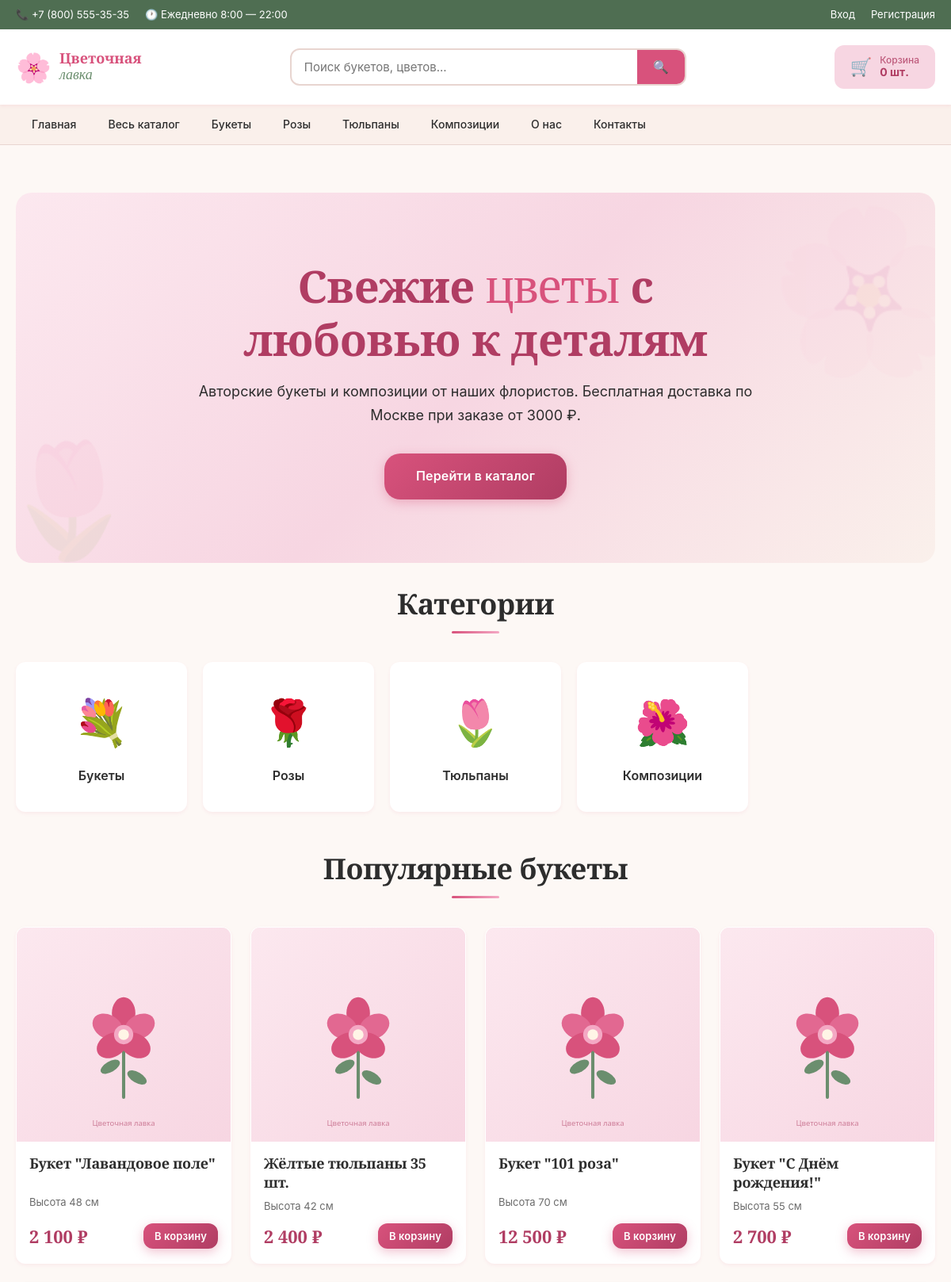
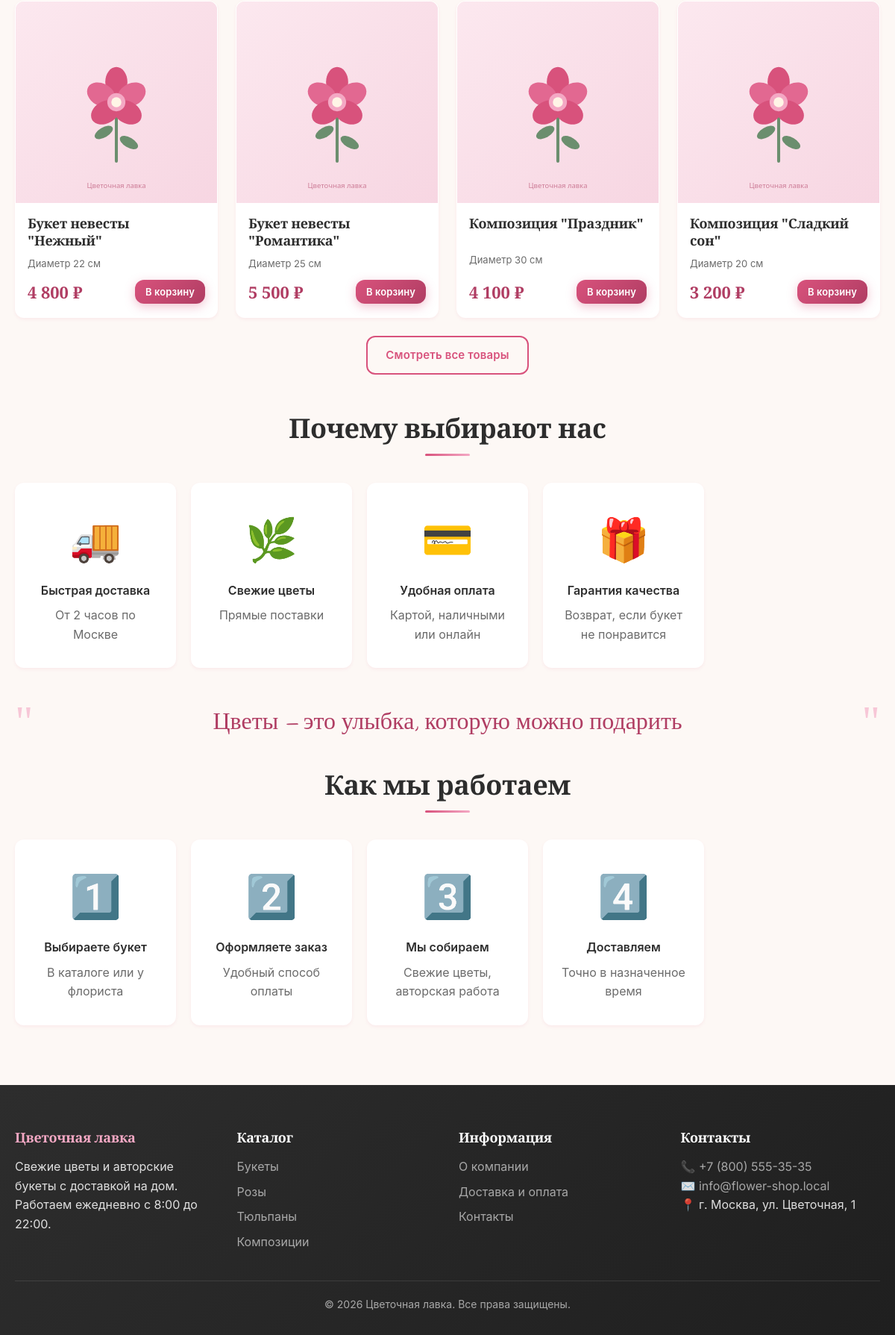
The page / on the database its author committed (2 pictures, top to bottom).
### tables this page shows
CREATE TABLE `categories` (
  `id` INT(11) NOT NULL AUTO_INCREMENT,
  `name` VARCHAR(100) NOT NULL COMMENT 'Название категории',
  `slug` VARCHAR(100) NOT NULL UNIQUE COMMENT 'URL-имя',
  `description` TEXT DEFAULT NULL COMMENT 'Описание',
  `image` VARCHAR(255) DEFAULT NULL COMMENT 'Изображение',
  `parent_id` INT(11) DEFAULT NULL COMMENT 'Родительская категория',
  PRIMARY KEY (`id`),
  KEY `idx_slug` (`slug`),
  KEY `idx_parent` (`parent_id`),
  CONSTRAINT `fk_categories_parent` FOREIGN KEY (`parent_id`) REFERENCES `categories` (`id`) ON DELETE SET NULL
);

CREATE TABLE `products` (
  `id` INT(11) NOT NULL AUTO_INCREMENT,
  `category_id` INT(11) NOT NULL,
  `name` VARCHAR(200) NOT NULL COMMENT 'Название товара',
  `description` TEXT DEFAULT NULL COMMENT 'Описание',
  `price` DECIMAL(10,2) NOT NULL DEFAULT 0.00 COMMENT 'Цена',
  `stock_quantity` INT(11) NOT NULL DEFAULT 0 COMMENT 'Остаток на складе',
  `image` VARCHAR(255) DEFAULT NULL COMMENT 'Изображение',
  `composition` TEXT DEFAULT NULL COMMENT 'Состав букета',
  `size` VARCHAR(50) DEFAULT NULL COMMENT 'Размер',
  `is_available` TINYINT(1) NOT NULL DEFAULT 1 COMMENT 'Доступен к заказу',
  `created_at` TIMESTAMP NOT NULL DEFAULT CURRENT_TIMESTAMP,
  PRIMARY KEY (`id`),
  KEY `idx_category` (`category_id`),
  KEY `idx_available` (`is_available`),
  CONSTRAINT `fk_products_category` FOREIGN KEY (`category_id`) REFERENCES `categories` (`id`) ON DELETE CASCADE
);

### includes/functions.php (called while the page is built, shortened)
<?php
function e(string $string): string
{
    return htmlspecialchars($string ?? '', ENT_QUOTES | ENT_HTML5, 'UTF-8');
}
function isLoggedIn(): bool
{
    return !empty($_SESSION['user_id']);
}
function getCart(): array
{
    return $_SESSION['cart'] ?? [];
}
function cartCount(): int
{
    $cart = getCart();
    return array_sum(array_column($cart, 'quantity'));
}
function formatPrice($price): string
{
    return number_format((float)$price, 0, '.', ' ') . ' ₽';
}
function productImage(?string $image): string
{
    $path = UPLOAD_PATH . '/' . $image;
    return '/assets/images/placeholder.svg';
}

### includes/db.php (called while the page is built, shortened)
<?php
class Database
{
    private static ?Database $instance = null;
    private PDO $pdo;
    private function __construct()
    {
        try {
            $dsn = 'mysql:host=' . DB_HOST . ';dbname=' . DB_NAME . ';charset=' . DB_CHARSET;
            $options = [
                PDO::ATTR_ERRMODE => PDO::ERRMODE_EXCEPTION,
                PDO::ATTR_DEFAULT_FETCH_MODE => PDO::FETCH_ASSOC,
                PDO::ATTR_EMULATE_PREPARES => false,
                PDO::MYSQL_ATTR_INIT_COMMAND => "SET NAMES utf8mb4 COLLATE utf8mb4_unicode_ci"
            ];
            $this->pdo = new PDO($dsn, DB_USER, DB_PASS, $options);
        } catch (PDOException $e) {
            if (DEBUG_MODE) {
                die('Ошибка подключения к БД: ' . $e->getMessage());
            } else {
                die('Ошибка подключения к базе данных. Обратитесь к администратору.');
            }
        }
    }
    public static function getInstance(): Database
    {
        if (self::$instance === null) {
            self::$instance = new self();
        }
        return self::$instance;
    }
    public function query(string $sql, array $params = []): PDOStatement
    {
        try {
            $stmt = $this->pdo->prepare($sql);
            $stmt->execute($params);
            return $stmt;
        } catch (PDOException $e) {
            if (DEBUG_MODE) {
                die('Ошибка SQL: ' . $e->getMessage() . '<br>SQL: ' . $sql);
            } else {
                die('Произошла ошибка при работе с базой данных.');
            }
        }
    }
    public function fetchAll(string $sql, array $params = []): array
    {
        return $this->query($sql, $params)->fetchAll();
    }
}
function db(): Database
{
    return Database::getInstance();
}

### index.php (the view, shortened to what this page needs)
<?php
require_once __DIR__ . '/includes/db.php';
require_once __DIR__ . '/includes/functions.php';
$categories = db()->fetchAll(
    "SELECT * FROM categories WHERE parent_id IS NULL ORDER BY id LIMIT 6"
);
$categoryIcons = [
    'bouquets' => '💐',
    'roses' => '🌹',
    'tulips' => '🌷',
    'compositions' => '🌺',
    'wedding' => '👰',
    'birthday' => '🎂'
];
$popularProducts = db()->fetchAll(
    "SELECT p.*, c.name AS category_name
     FROM products p
     LEFT JOIN categories c ON p.category_id = c.id
     WHERE p.is_available = 1
     ORDER BY p.id DESC
     LIMIT 8"
);
include __DIR__ . '/includes/header.php';
?>
<div class="container">
    <section class="hero">
        <div class="hero__content">
            <h1 class="hero__title">Свежие <i>цветы</i> с любовью к&nbsp;деталям</h1>
            <p class="hero__text">Авторские букеты и композиции от наших флористов. Бесплатная доставка по Москве при заказе от 3000 ₽.</p>
            <a href="/pages/catalog.php" class="btn btn--primary btn--large">Перейти в каталог</a>
        </div>
    </section>
    <section class="section">
        <h2 class="section__title">Категории</h2>
        <div class="categories-grid">
            <?php foreach ($categories as $cat): ?>
                <a href="/pages/catalog.php?category=<?= e($cat['slug']) ?>" class="category-card">
                    <div class="category-card__icon"><?= $categoryIcons[$cat['slug']] ?? '🌼' ?></div>
                    <div class="category-card__name"><?= e($cat['name']) ?></div>
                </a>
            <?php endforeach; ?>
        </div>
    </section>
    <section class="section">
        <h2 class="section__title">Популярные букеты</h2>
        <div class="products-grid">
            <?php foreach ($popularProducts as $product): ?>
                <article class="product-card">
                    <a href="/pages/product.php?id=<?= $product['id'] ?>" class="product-card__image">
                        <img src="<?= e(productImage($product['image'])) ?>" alt="<?= e($product['name']) ?>" loading="lazy">
                    </a>
                    <div class="product-card__body">
                        <h3 class="product-card__title">
                            <a href="/pages/product.php?id=<?= $product['id'] ?>"><?= e($product['name']) ?></a>
                        </h3>
                        <?php if ($product['size']): ?>
                            <div class="product-card__size"><?= e($product['size']) ?></div>
                        <?php endif; ?>
                        <div class="product-card__footer">
                            <div class="product-card__price"><?= formatPrice($product['price']) ?></div>
                            <form method="POST" action="/pages/cart.php" style="margin: 0;">
                                <button type="submit" class="btn btn--primary btn--small">В корзину</button>
                            </form>
                        </div>
                    </div>
                </article>
            <?php endforeach; ?>
        </div>
        <div class="text-center mt-3">
            <a href="/pages/catalog.php" class="btn btn--outline">Смотреть все товары</a>
        </div>
    </section>
    <section class="section">
        <h2 class="section__title">Почему выбирают нас</h2>
        <div class="categories-grid">
            <div class="category-card">
                <div class="category-card__icon">🚚</div>
                <div class="category-card__name">Быстрая доставка</div>
                <p class="text-muted mt-1">От 2 часов по Москве</p>
            </div>
            <div class="category-card">
                <div class="category-card__icon">🌿</div>
                <div class="category-card__name">Свежие цветы</div>
                <p class="text-muted mt-1">Прямые поставки</p>
            </div>
            <div class="category-card">
                <div class="category-card__icon">💳</div>
                <div class="category-card__name">Удобная оплата</div>
                <p class="text-muted mt-1">Картой, наличными или онлайн</p>
            </div>
            <div class="category-card">
                <div class="category-card__icon">🎁</div>
                <div class="category-card__name">Гарантия качества</div>
                <p class="text-muted mt-1">Возврат, если букет не понравится</p>
            </div>
        </div>
    </section>
    <div class="quote">
        Цветы — это улыбка, которую можно подарить
    </div>
    <section class="section">
        <h2 class="section__title">Как мы работаем</h2>
        <div class="categories-grid">
            <div class="category-card">
                <div class="category-card__icon">1️⃣</div>
                <div class="category-card__name">Выбираете букет</div>
                <p class="text-muted mt-1">В каталоге или у флориста</p>
            </div>
            <div class="category-card">
                <div class="category-card__icon">2️⃣</div>
                <div class="category-card__name">Оформляете заказ</div>
                <p class="text-muted mt-1">Удобный способ оплаты</p>
            </div>
            <div class="category-card">
                <div class="category-card__icon">3️⃣</div>
                <div class="category-card__name">Мы собираем</div>
                <p class="text-muted mt-1">Свежие цветы, авторская работа</p>
            </div>
            <div class="category-card">
                <div class="category-card__icon">4️⃣</div>
                <div class="category-card__name">Доставляем</div>
                <p class="text-muted mt-1">Точно в назначенное время</p>
            </div>
        </div>
    </section>
</div>
<?php include __DIR__ . '/includes/footer.php'; ?>

### includes/header.php (shortened to what this page needs)
<?php
$menuCategories = db()->fetchAll(
    "SELECT * FROM categories WHERE parent_id IS NULL ORDER BY id"
);
?>
<!DOCTYPE html>
<html lang="ru">
<head>
    <link rel="stylesheet" href="/assets/css/style.css">
</head>
<body>
<div class="topbar">
    <div class="container">
        <div class="topbar__left">
            <span class="topbar__item">📞 <a href="tel:<?= preg_replace('/[^+0-9]/', '', SITE_PHONE) ?>"><?= e(SITE_PHONE) ?></a></span>
            <span class="topbar__item">🕐 Ежедневно 8:00 — 22:00</span>
        </div>
        <div class="topbar__right">
            <?php if (isLoggedIn()): ?>
                <a href="/pages/account.php" class="topbar__link">Личный кабинет</a>
                <?php if (isAdmin()): ?>
                    <a href="/admin/" class="topbar__link">Админ-панель</a>
                <?php endif; ?>
                <a href="/logout.php" class="topbar__link">Выход</a>
            <?php else: ?>
                <a href="/login.php" class="topbar__link">Вход</a>
                <a href="/register.php" class="topbar__link">Регистрация</a>
            <?php endif; ?>
        </div>
    </div>
</div>
<header class="header">
    <div class="container header__inner">
        <a href="/" class="logo">
            <span class="logo__icon">🌸</span>
            <span class="logo__text">Цветочная<br><i>лавка</i></span>
        </a>
        <form action="/pages/catalog.php" method="GET" class="search">
            <input type="text" name="search" class="search__input" placeholder="Поиск букетов, цветов..." value="<?= e($_GET['search'] ?? '') ?>">
            <button type="submit" class="search__btn">🔍</button>
        </form>
        <div class="header__actions">
            <a href="/pages/cart.php" class="cart-link">
                <span class="cart-link__icon">🛒</span>
                <span class="cart-link__text">
                    <span class="cart-link__label">Корзина</span>
                    <span class="cart-link__count"><?= cartCount() ?> шт.</span>
                </span>
            </a>
        </div>
    </div>
</header>
<nav class="nav">
    <div class="container">
        <ul class="nav__list">
            <li><a href="/" class="nav__link">Главная</a></li>
            <li><a href="/pages/catalog.php" class="nav__link">Весь каталог</a></li>
            <?php foreach ($menuCategories as $cat): ?>
                <li>
                    <a href="/pages/catalog.php?category=<?= e($cat['slug']) ?>" class="nav__link">
                        <?= e($cat['name']) ?>
                    </a>
                </li>
            <?php endforeach; ?>
            <li><a href="/pages/about.php" class="nav__link">О нас</a></li>
            <li><a href="/pages/contacts.php" class="nav__link">Контакты</a></li>
        </ul>
    </div>
</nav>
<main class="main">

### includes/footer.php (shortened to what this page needs)
</main>
<footer class="footer">
    <div class="container">
        <div class="footer__grid">
            <div class="footer__col">
                <h3 class="footer__title">Цветочная лавка</h3>
                <p>Свежие цветы и авторские букеты с доставкой на дом. Работаем ежедневно с 8:00 до 22:00.</p>
            </div>
            <div class="footer__col">
                <h4 class="footer__title">Каталог</h4>
                <ul class="footer__list">
                    <li><a href="/pages/catalog.php?category=bouquets">Букеты</a></li>
                    <li><a href="/pages/catalog.php?category=roses">Розы</a></li>
                    <li><a href="/pages/catalog.php?category=tulips">Тюльпаны</a></li>
                    <li><a href="/pages/catalog.php?category=compositions">Композиции</a></li>
                </ul>
            </div>
            <div class="footer__col">
                <h4 class="footer__title">Информация</h4>
                <ul class="footer__list">
                    <li><a href="/pages/about.php">О компании</a></li>
                    <li><a href="/pages/delivery.php">Доставка и оплата</a></li>
                    <li><a href="/pages/contacts.php">Контакты</a></li>
                </ul>
            </div>
            <div class="footer__col">
                <h4 class="footer__title">Контакты</h4>
                <p>📞 <a href="tel:<?= preg_replace('/[^+0-9]/', '', SITE_PHONE) ?>"><?= e(SITE_PHONE) ?></a></p>
                <p>✉️ <a href="mailto:<?= e(SITE_EMAIL) ?>"><?= e(SITE_EMAIL) ?></a></p>
                <p>📍 г. Москва, ул. Цветочная, 1</p>
            </div>
        </div>
        <div class="footer__bottom">
            <p>&copy; <?= date('Y') ?> <?= e(SITE_NAME) ?>. Все права защищены.</p>
        </div>
    </div>
</footer>
</body>
</html>

### rows shown on the page
categories: name "Букеты", slug "💐"
categories: name "Розы", slug "🌹"
categories: name "Тюльпаны", slug "🌷"
categories: name "Композиции", slug "🌺"
products: name "Букет \"Лавандовое поле\"", size "Высота 48 см", price "2 100 ₽"
products: name "Жёлтые тюльпаны 35 шт.", size "Высота 42 см", price "2 400 ₽"
products: name "Букет \"101 роза\"", size "Высота 70 см", price "12 500 ₽"
products: name "Букет \"С Днём рождения!\"", size "Высота 55 см", price "2 700 ₽"
products: name "Букет невесты \"Нежный\"", size "Диаметр 22 см", price "4 800 ₽"
products: name "Букет невесты \"Романтика\"", size "Диаметр 25 см", price "5 500 ₽"
products: name "Композиция \"Праздник\"", size "Диаметр 30 см", price "4 100 ₽"
products: name "Композиция \"Сладкий сон\"", size "Диаметр 20 см", price "3 200 ₽"

### other values the page prints
SITE_PHONE "+7 (800) 555-35-35"
cartCount() "0"
SITE_EMAIL "info@flower-shop.local"
SITE_NAME "Цветочная лавка"
